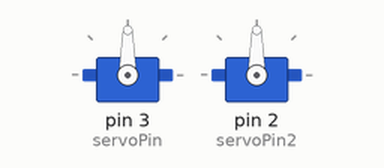
Recording of a sketch running on a simulated Arduino Uno, built with avr-gcc and run on an emulated ATmega328P. On the bench: 2 × servo.

Above: at 0.05 s.
At 6.0 s:
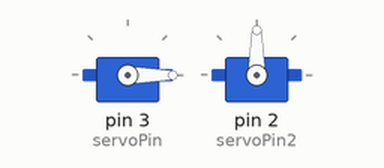
At 10.05 s:
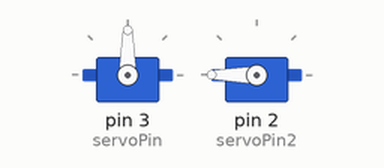
At 14.0 s:
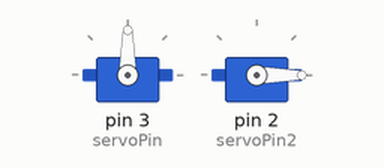
Timing chart, 0 to 18.2 s (numbered marks = the images above):
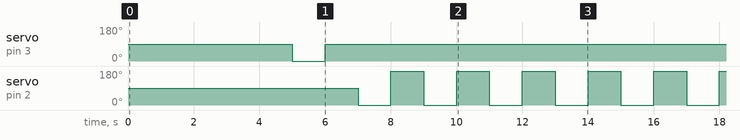

The sketch:

food_and_brush.ino
```cpp
#include <Servo.h>

int servoPin = 3;

Servo Servo1;

int servoPin2 = 2;

Servo Servo2;


unsigned long previousMillis = 0; // last time update
long interval = 5000; // interval at which to do something (milliseconds)
void setup() {
   Servo1.attach(servoPin);
   Servo2.attach(servoPin2);
}
void loop(){
  int i = 5;

   unsigned long currentMillis = millis();

  if(currentMillis - previousMillis > interval) {
     previousMillis = currentMillis;

     Servo1.write(0);
     delay(1000);
     // Make servo go to 90 degrees
     Servo1.write(90);
     delay(1000);
     // Make servo go to 180 degrees


     while (i >= 0) {
      i--;
      Servo2.write(0);
      delay(1000);
      // Make servo go to 90 degrees
      Servo2.write(360);
      delay(1000);
      // Make servo go to 180 degrees
     }

  }


}
```

Measured:
- by itself, servo on pin 3 (servoPin): alternates 90° for 13.0 s and 0° for 1.0 s
- by itself, servo on pin 2 (servoPin2): repeats every 14.0 s: 5 × (180° 1.0 s, 0° 1.0 s), 180° 3.0 s, 0° 1.0 s
